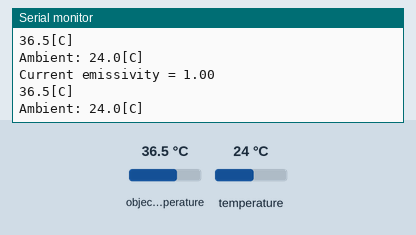
This sketch was run on a simulated Arduino Uno, built with avr-gcc and run on an emulated ATmega328P. On the bench: the last lines printed to the serial monitor. Inputs (shaded band) come from the test bench; at power-on: object temperature 36.5 °C, temperature 24 °C.

Above: at 1.2 s.
1.3 s: object temperature set to 20 °C
At 1.72 s:
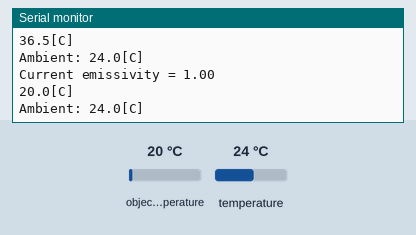
2.8 s: temperature set to 12 °C
At 3.24 s:
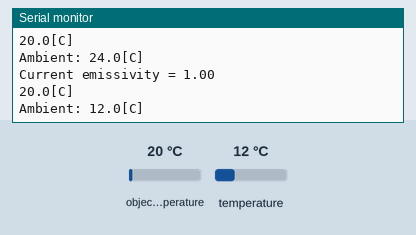
4.3 s: object temperature set to 26 °C
At 4.75 s:
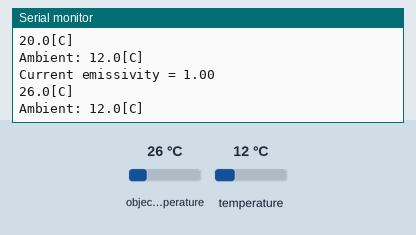
Timing chart, 0 to 7.3 s (numbered marks = the images above; inputs shaded):
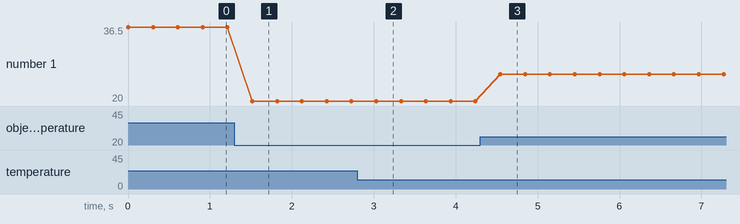

Measured:
- after the input at 1.3 s, the serial monitor: prints a new line after 0.22 s (image 1)
- after the input at 2.8 s, the serial monitor: prints a new line after 0.23 s (image 2)
- after the input at 4.3 s, the serial monitor: prints a new line after 0.24 s (image 3)
- plotted number 1: 36.5 → 20 after the input at 1.3 s, 20 → 26 after the input at 4.3 s

The sketch:

mlx90614_test.ino
```cpp
#include <Adafruit_MLX90614.h>

Adafruit_MLX90614 mlx = Adafruit_MLX90614();

void setup() {
  Serial.begin(115200);
  mlx.begin();
  mlx.writeEmissivity(0.98);    // Emissivity of human skin
}

void loop() {
  Serial.print("Current emissivity = "); Serial.println(mlx.readEmissivity());
  String line1, line2;
  line1 = String(mlx.readObjectTempC(), 1);
  line1 += "[C]";
  line2 = "Ambient: ";
  line2 += String(mlx.readAmbientTempC(), 1);
  line2 += "[C]";

  Serial.println(line1);
  Serial.println(line2);

  delay(300);
}
```
